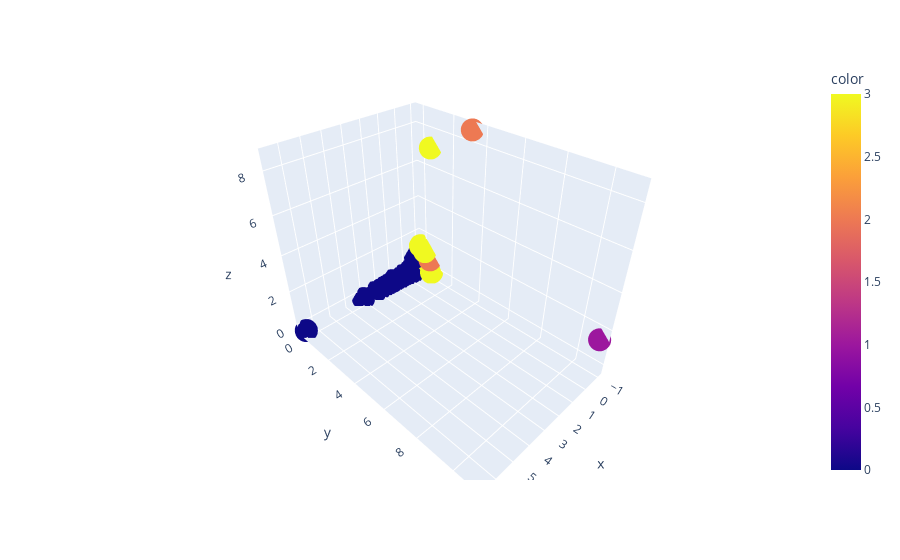

The notebook cell this image was saved under:
### Code cell
fig = px.scatter_3d(x=df_x["Military Strength Power Index"],
                   y=df_x["defense spending budget value"],
                   z=df_x["Available Manpower value"],
                   color=df_x.Cluster,
                   hover_name=df["Country"])

fig.show()

### Figure 1 — Plotly figure (JSON) as saved in the notebook; plotly's stock layout.template omitted (floating-point values rounded to 4 significant figures; data arrays with more than 128 entries replaced by an {"elided": "..."} marker saying what was removed)
{"data": [{"hovertemplate": "<b>%{hovertext}</b><br><br>x=%{x}<br>y=%{y}<br>z=%{z}<br>color=%{marker.color}<extra></extra>", "hovertext": {"elided": "138 str values"}, "legendgroup": "", "marker": {"color": {"elided": "138 int values"}, "coloraxis": "coloraxis", "symbol": "circle"}, "mode": "markers", "name": "", "scene": "scene", "showlegend": false, "type": "scatter3d", "x": {"elided": "138 float values"}, "y": {"elided": "138 float values"}, "z": {"elided": "138 float values"}}], "layout": {"coloraxis": {"colorbar": {"title": {"text": "color"}}, "colorscale": [[0, "#0d0887"], [0.1111, "#46039f"], [0.2222, "#7201a8"], [0.3333, "#9c179e"], [0.4444, "#bd3786"], [0.5556, "#d8576b"], [0.6667, "#ed7953"], [0.7778, "#fb9f3a"], [0.8889, "#fdca26"], [1, "#f0f921"]]}, "legend": {"tracegroupgap": 0}, "margin": {"t": 60}, "scene": {"domain": {"x": [0, 1], "y": [0, 1]}, "xaxis": {"title": {"text": "x"}}, "yaxis": {"title": {"text": "y"}}, "zaxis": {"title": {"text": "z"}}}}}
